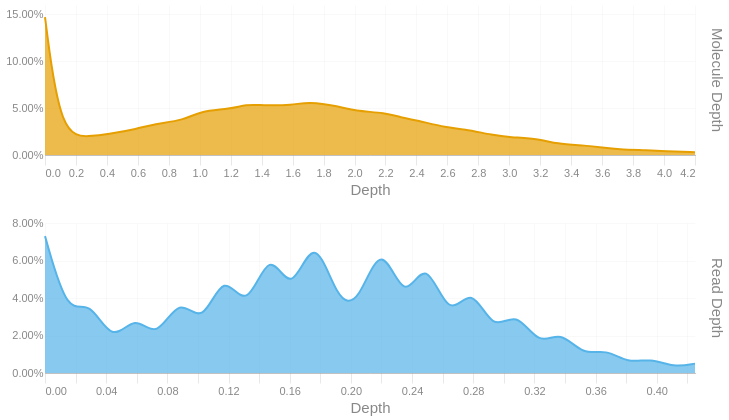

Notebook code for this chart:
### Code cell
readdep = depth_hist(tb['Read Depth'], q99, 3)
readdep = readdep.with_columns(pl.lit('Read Depth').alias('Metric'))
if not SKIPLR:
    moldep = depth_hist(tb['Molecule Depth'], mol_q99, 1)
    moldep = moldep.with_columns(pl.lit('Molecule Depth').alias('Metric'))
    _hist = pl.concat([readdep, moldep])
    _hist = _hist.filter(pl.col('Proportion') != 0)
    with SafeRender(_hist):
        (
            alt.Chart(_hist)        
            .mark_area(interpolate = "basis")
            .encode(
                x=alt.X('Bin:Q').scale(domainMin=0).axis(alt.Axis(title='Depth')),
                y = alt.Y('Proportion:Q', title = None).axis(format = '.2%'),
                color = alt.Color('Metric:N').legend(None),
                row = alt.Row("Metric:N").header(title = None, labelOrient = 'right'),
                tooltip = [
                    alt.Tooltip("Metric:N", title = "Metric"),
                    alt.Tooltip('Interval:N', title = "Depth Interval"),
                    alt.Tooltip('Proportion:Q', title = "% Alignments").format('.2%')
                ]
            )
            .resolve_scale(x='independent', y='independent')
            .properties(
                height = 150, width = 650,
                usermeta={'embedOptions': {'downloadFileName': f'{samplename}.depth.hist'}}
            )
        ).display()
else:
    readdep = readdep.filter(pl.col('Proportion') != 0)
    with SafeRender(readdep):
        (
            alt.Chart(readdep)        
            .mark_area(interpolate = "basis")
            .encode(
                x=alt.X('Bin:Q').scale(domainMin=0).axis(alt.Axis(title='Depth')),
                y = alt.Y('Proportion:Q', title = None).axis(format = '.2%'),
                tooltip = [
                    alt.Tooltip('Interval:N', title = "Depth Interval"),
                    alt.Tooltip('Proportion:Q', title = "% Alignments").format('.2%')
                ]
            )
            .properties(
                usermeta={'embedOptions': {'downloadFileName': f'{samplename}.depth.hist'}}
            )
        ).display()

### Figure 1 — Vega-Lite specification as saved in the notebook (floating-point values rounded to 4 significant figures)
{"width": 650, "height": 150, "config": {"title": {"anchor": "start", "dy": -15, "fontSize": 18, "color": "#888888", "subtitleColor": "#888888", "subtitleFontSize": 14}, "arc": {"fill": "#0072B2"}, "axis": {"domainColor": "#888888", "domainWidth": 0.5, "gridWidth": 0.2, "grid": false, "titleFontWeight": 400, "titleFontSize": 15, "labelFontSize": 11, "labelColor": "#888888", "tickColor": "#888888", "tickWidth": 0.2, "titleColor": "#888888"}, "axisBand": {"grid": false}, "axisX": {"grid": true, "tickSize": 10, "domainCap": "round"}, "axisY": {"domain": false, "grid": true, "tickSize": 0, "domainCap": "round"}, "background": "transparent", "header": {"labelFontSize": 15, "labelColor": "#888888", "titleFontSize": 15, "titleFontWeight": 600, "titleColor": "#888888"}, "legend": {"labelFont": "sans-serif", "labelFontSize": 12, "labelColor": "#888888", "symbolSize": 100, "symbolType": "circle", "titleFontSize": 12, "titlePadding": 10, "titleColor": "#888888", "title": null}, "range": {"category": ["#E69F00", "#56B4E9", "#009E73", "#F0E442", "#0072B2", "#D55E00", "#CC79A7", "#000000"], "diverging": ["#cfe8f3", "#a2d4ec", "#73bfe2", "#46abdb", "#1696d2", "#12719e"]}, "area": {"fill": "#0072B2", "fillOpacity": 0.7, "line": true, "strokeOpacity": 0.7}, "line": {"color": "#0072B2", "stroke": "#0072B2", "strokeWidth": 2}, "trail": {"color": "#0072B2", "stroke": "#0072B2", "strokeWidth": 0, "size": 1}, "point": {"filled": true, "fillOpacity": 1.0, "size": 95}, "text": {"color": "#888888", "fontSize": 11, "align": "right", "fontWeight": 400, "size": 11}, "bar": {"fill": "#0072B2", "stroke": null}, "view": {"stroke": null, "continuousWidth": 660, "continuousHeight": 400}}, "data": {"name": "data-b2a676275d278abb9c2b048744d29ede"}, "mark": {"type": "area", "interpolate": "basis"}, "encoding": {"color": {"field": "Metric", "legend": null, "type": "nominal"}, "row": {"field": "Metric", "header": {"title": null, "labelOrient": "right"}, "type": "nominal"}, "tooltip": [{"field": "Metric", "title": "Metric", "type": "nominal"}, {"field": "Interval", "title": "Depth Interval", "type": "nominal"}, {"field": "Proportion", "format": ".2%", "title": "% Alignments", "type": "quantitative"}], "x": {"axis": {"title": "Depth"}, "field": "Bin", "scale": {"domainMin": 0}, "type": "quantitative"}, "y": {"axis": {"format": ".2%"}, "field": "Proportion", "title": null, "type": "quantitative"}}, "resolve": {"scale": {"x": "independent", "y": "independent"}}, "usermeta": {"embedOptions": {"downloadFileName": "TF26LRJL0004_50B_L_10484332_23Y22YLT4_L7.depth.hist"}}, "$schema": "https://vega.github.io/schema/vega-lite/v6.4.1.json", "datasets": {"data-b2a676275d278abb9c2b048744d29ede": [{"Bin": 0.0, "Interval": "0.0-0.015", "Proportion": 0.073, "Metric": "Read Depth"}, {"Bin": 0.015, "Interval": "0.015-0.029", "Proportion": 0.03, "Metric": "Read Depth"}, {"Bin": 0.029, "Interval": "0.029-0.044", "Proportion": 0.04, "Metric": "Read Depth"}, {"Bin": 0.044, "Interval": "0.044-0.059", "Proportion": 0.015, "Metric": "Read Depth"}, {"Bin": 0.059, "Interval": "0.059-0.073", "Proportion": 0.032, "Metric": "Read Depth"}, {"Bin": 0.073, "Interval": "0.073-0.088", "Proportion": 0.017, "Metric": "Read Depth"}, {"Bin": 0.088, "Interval": "0.088-0.103", "Proportion": 0.042, "Metric": "Read Depth"}, {"Bin": 0.103, "Interval": "0.103-0.117", "Proportion": 0.024, "Metric": "Read Depth"}, {"Bin": 0.117, "Interval": "0.117-0.132", "Proportion": 0.056, "Metric": "Read Depth"}, {"Bin": 0.132, "Interval": "0.132-0.147", "Proportion": 0.031, "Metric": "Read Depth"}, {"Bin": 0.147, "Interval": "0.147-0.161", "Proportion": 0.069, "Metric": "Read Depth"}, {"Bin": 0.161, "Interval": "0.161-0.176", "Proportion": 0.039, "Metric": "Read Depth"}, {"Bin": 0.176, "Interval": "0.176-0.191", "Proportion": 0.077, "Metric": "Read Depth"}, {"Bin": 0.191, "Interval": "0.191-0.205", "Proportion": 0.038, "Metric": "Read Depth"}, {"Bin": 0.205, "Interval": "0.205-0.22", "Proportion": 0.036, "Metric": "Read Depth"}, {"Bin": 0.22, "Interval": "0.22-0.235", "Proportion": 0.073, "Metric": "Read Depth"}, {"Bin": 0.235, "Interval": "0.235-0.249", "Proportion": 0.035, "Metric": "Read Depth"}, {"Bin": 0.249, "Interval": "0.249-0.264", "Proportion": 0.064, "Metric": "Read Depth"}, {"Bin": 0.264, "Interval": "0.264-0.279", "Proportion": 0.027, "Metric": "Read Depth"}, {"Bin": 0.279, "Interval": "0.279-0.293", "Proportion": 0.048, "Metric": "Read Depth"}, {"Bin": 0.293, "Interval": "0.293-0.308", "Proportion": 0.021, "Metric": "Read Depth"}, {"Bin": 0.308, "Interval": "0.308-0.323", "Proportion": 0.034, "Metric": "Read Depth"}, {"Bin": 0.323, "Interval": "0.323-0.337", "Proportion": 0.014, "Metric": "Read Depth"}, {"Bin": 0.337, "Interval": "0.337-0.352", "Proportion": 0.023, "Metric": "Read Depth"}, {"Bin": 0.352, "Interval": "0.352-0.367", "Proportion": 0.009, "Metric": "Read Depth"}, {"Bin": 0.367, "Interval": "0.367-0.381", "Proportion": 0.013, "Metric": "Read Depth"}, {"Bin": 0.381, "Interval": "0.381-0.396", "Proportion": 0.005, "Metric": "Read Depth"}, {"Bin": 0.396, "Interval": "0.396-0.411", "Proportion": 0.008, "Metric": "Read Depth"}, {"Bin": 0.411, "Interval": "0.411-0.425", "Proportion": 0.003, "Metric": "Read Depth"}, {"Bin": 0.425, "Interval": "0.425-0.44", "Proportion": 0.005, "Metric": "Read Depth"}, {"Bin": 0.0, "Interval": "0.0-0.1", "Proportion": 0.147, "Metric": "Molecule Depth"}, {"Bin": 0.1, "Interval": "0.1-0.3", "Proportion": 0.019, "Metric": "Molecule Depth"}, {"Bin": 0.3, "Interval": "0.3-0.4", "Proportion": 0.02, "Metric": "Molecule Depth"}, {"Bin": 0.4, "Interval": "0.4-0.6", "Proportion": 0.022, "Metric": "Molecule Depth"}, {"Bin": 0.6, "Interval": "0.6-0.7", "Proportion": 0.028, "Metric": "Molecule Depth"}, {"Bin": 0.7, "Interval": "0.7-0.9", "Proportion": 0.033, "Metric": "Molecule Depth"}, {"Bin": 0.9, "Interval": "0.9-1.0", "Proportion": 0.037, "Metric": "Molecule Depth"}, {"Bin": 1.0, "Interval": "1.0-1.2", "Proportion": 0.047, "Metric": "Molecule Depth"}, {"Bin": 1.2, "Interval": "1.2-1.3", "Proportion": 0.049, "Metric": "Molecule Depth"}, {"Bin": 1.3, "Interval": "1.3-1.4", "Proportion": 0.054, "Metric": "Molecule Depth"}, {"Bin": 1.4, "Interval": "1.4-1.6", "Proportion": 0.053, "Metric": "Molecule Depth"}, {"Bin": 1.6, "Interval": "1.6-1.7", "Proportion": 0.053, "Metric": "Molecule Depth"}, {"Bin": 1.7, "Interval": "1.7-1.9", "Proportion": 0.057, "Metric": "Molecule Depth"}, {"Bin": 1.9, "Interval": "1.9-2.0", "Proportion": 0.052, "Metric": "Molecule Depth"}, {"Bin": 2.0, "Interval": "2.0-2.2", "Proportion": 0.047, "Metric": "Molecule Depth"}, {"Bin": 2.2, "Interval": "2.2-2.3", "Proportion": 0.045, "Metric": "Molecule Depth"}, {"Bin": 2.3, "Interval": "2.3-2.4", "Proportion": 0.04, "Metric": "Molecule Depth"}, {"Bin": 2.4, "Interval": "2.4-2.6", "Proportion": 0.037, "Metric": "Molecule Depth"}, {"Bin": 2.6, "Interval": "2.6-2.7", "Proportion": 0.029, "Metric": "Molecule Depth"}, {"Bin": 2.7, "Interval": "2.7-2.9", "Proportion": 0.028, "Metric": "Molecule Depth"}, {"Bin": 2.9, "Interval": "2.9-3.0", "Proportion": 0.021, "Metric": "Molecule Depth"}, {"Bin": 3.0, "Interval": "3.0-3.2", "Proportion": 0.019, "Metric": "Molecule Depth"}, {"Bin": 3.2, "Interval": "3.2-3.3", "Proportion": 0.017, "Metric": "Molecule Depth"}, {"Bin": 3.3, "Interval": "3.3-3.5", "Proportion": 0.012, "Metric": "Molecule Depth"}, {"Bin": 3.5, "Interval": "3.5-3.6", "Proportion": 0.01, "Metric": "Molecule Depth"}, {"Bin": 3.6, "Interval": "3.6-3.7", "Proportion": 0.008, "Metric": "Molecule Depth"}, {"Bin": 3.7, "Interval": "3.7-3.9", "Proportion": 0.006, "Metric": "Molecule Depth"}, {"Bin": 3.9, "Interval": "3.9-4.0", "Proportion": 0.005, "Metric": "Molecule Depth"}, {"Bin": 4.0, "Interval": "4.0-4.2", "Proportion": 0.004, "Metric": "Molecule Depth"}, {"Bin": 4.2, "Interval": "4.2-4.32", "Proportion": 0.003, "Metric": "Molecule Depth"}]}}
